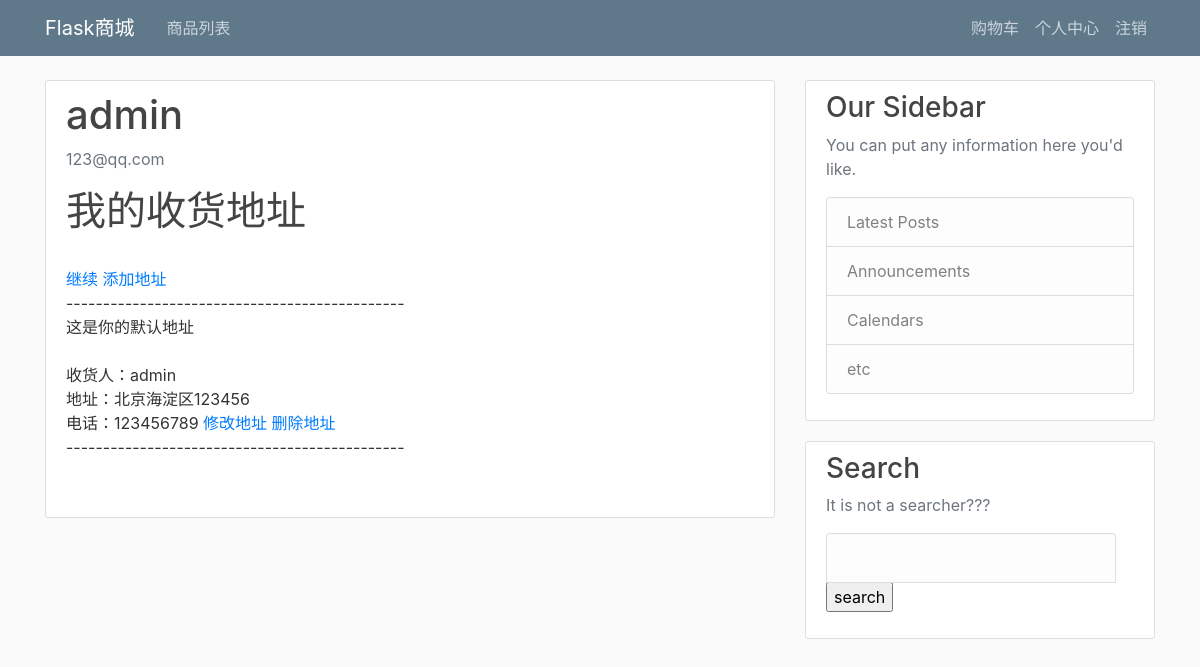
/customer/detail/show_all (signed in), run on the app's committed database.
### taobao/models.py (models this page shows, shortened)
class User(db.Model,UserMixin):
    __tablename__="User"
    username = db.Column(db.String(20), unique=False, nullable=False,default="私密")
    email = db.Column(db.String(120), unique=False, nullable=False)
    id = db.Column(db.Integer, primary_key=True)
    table_name = db.Column(db.String(20), unique=False, nullable=False)
    table_id = db.Column(db.Integer,nullable=False)

class CustomerDetail(db.Model):
    __tablename__ = "CustomerDetail"
    id = db.Column(db.Integer,primary_key=True)
    consignee = db.Column(db.String(20),nullable=False)
    address = db.Column(db.String(40),nullable=False)
    telephone = db.Column(db.String(20),nullable=False)
    customer_id = db.Column(db.Integer,db.ForeignKey("Customer.id"),nullable=False)
    is_default = db.Column(db.Integer,nullable=False,default=0)

### taobao/routes.py (the view)
@app.route("/customer/detail/show_all")
@login_required
def show_customer_detail():
    if current_user.table_name !="Customer":
        abort(403)
    details = Customer.query.filter_by(id=current_user.table_id).first_or_404().detail
    return render_template("show_customer_detail.html",details=details)

### taobao/models.py (called while the page is built)
@login_manager.user_loader
def load_user(user_id):
    return User.query.get(int(user_id))

### taobao/templates/show_customer_detail.html
{% extends "account_layout.html" %}
{% block info %}
    <h1>我的收货地址</h1><br>
    {% if details %}
        <a href={{ url_for("new_customer_detail") }}>继续 添加地址</a>
        {% for detail in details %}
            <div>
            <a>----------------------------------------------</a><br>
                {% if detail.is_default == 1%}
                    <a >这是你的默认地址</a><br><br>
                {% else %}
                    <a href={{ url_for("set_customer_detail_default",id=detail.id) }}>设置为默认地址</a><br><br>
                {% endif %}
                <a >收货人：{{ detail.consignee }}</a><br>
                <a >地址：{{ detail.address }}</a><br>
                <a >电话：{{ detail.telephone }}
                    <a href={{ url_for("update_customer_detail",id=detail.id) }}>修改地址</a>
                    <a href={{ url_for("delete_customer_detail",id=detail.id) }}>删除地址</a>
                </a><br>
            <a>----------------------------------------------</a><br>
            <br>
            <br>
            </div>
        {% endfor %}
        {% else %}
        <a href={{ url_for("new_customer_detail") }}>尚未添加任何收货地址 -> 添加地址</a>
    {% endif %}
{% endblock info %}

### taobao/templates/account_layout.html
{% extends "layout.html" %}
{% block content %}
<div class="content-section">
      <div class="media">
        <div class="media-body">
          <h2 class="account-heading">{{ current_user.username }}</h2>
          <p class="text-secondary">{{ current_user.email }}</p>
        </div>
      </div>
     {% block info %}{% endblock info %}
      </div>
{% endblock content %}

### taobao/static/main.css (style rules this page uses)
body { background: #fafafa; color: #333333; margin-top: 5rem; }
h1, h2, h3, h4, h5, h6 { color: #444444; }
.content-section { background: #ffffff; padding: 10px 20px; border: 1px solid #dddddd; border-radius: 3px; margin-bottom: 20px; }
.account-heading { font-size: 2.5rem; }

### data on the page
User: username "admin", email "123@qq.com"
CustomerDetail: is_default "这是你的默认地址", consignee "admin", address "北京海淀区123456", telephone "123456789"
